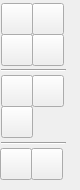
<?xml version="1.0" encoding="UTF-8"?>
<ui version="4.0">
 <class>QG_CadToolBar_WireDef</class>
 <widget class="QWidget" name="QG_CadToolBar_WireDef">
  <property name="geometry">
   <rect>
    <x>0</x>
    <y>0</y>
    <width>80</width>
    <height>190</height>
   </rect>
  </property>
  <property name="windowTitle">
   <string>线切割定义</string>
  </property>
  <widget class="Line" name="line">
   <property name="geometry">
    <rect>
     <x>1</x>
     <y>62</y>
     <width>65</width>
     <height>16</height>
    </rect>
   </property>
   <property name="orientation">
    <enum>Qt::Horizontal</enum>
   </property>
  </widget>
  <widget class="QToolButton" name="btnDelTrance">
   <property name="geometry">
    <rect>
     <x>0</x>
     <y>148</y>
     <width>32</width>
     <height>32</height>
    </rect>
   </property>
   <property name="maximumSize">
    <size>
     <width>32</width>
     <height>32</height>
    </size>
   </property>
   <property name="toolTip">
    <string>轨迹删除 </string>
   </property>
   <property name="text">
    <string/>
   </property>
   <property name="icon">
    <iconset>
     <activeoff>:/extui/delete.png</activeoff>
     <activeon>:/extui/delete_ON.png</activeon>
    </iconset>
   </property>
   <property name="iconSize">
    <size>
     <width>32</width>
     <height>32</height>
    </size>
   </property>
   <property name="checkable">
    <bool>true</bool>
   </property>
   <property name="autoRepeat">
    <bool>false</bool>
   </property>
   <property name="autoExclusive">
    <bool>false</bool>
   </property>
  </widget>
  <widget class="QToolButton" name="btnTDie">
   <property name="geometry">
    <rect>
     <x>32</x>
     <y>3</y>
     <width>32</width>
     <height>32</height>
    </rect>
   </property>
   <property name="maximumSize">
    <size>
     <width>32</width>
     <height>32</height>
    </size>
   </property>
   <property name="toolTip">
    <string>凸模</string>
   </property>
   <property name="text">
    <string/>
   </property>
   <property name="icon">
    <iconset>
     <activeoff>:/extui/TDie.png</activeoff>
     <activeon>:/extui/TDie_ON.png</activeon>
    </iconset>
   </property>
   <property name="iconSize">
    <size>
     <width>32</width>
     <height>32</height>
    </size>
   </property>
   <property name="checkable">
    <bool>true</bool>
   </property>
   <property name="checked">
    <bool>false</bool>
   </property>
   <property name="autoExclusive">
    <bool>false</bool>
   </property>
  </widget>
  <widget class="QToolButton" name="btnCancleAR">
   <property name="geometry">
    <rect>
     <x>1</x>
     <y>106</y>
     <width>32</width>
     <height>32</height>
    </rect>
   </property>
   <property name="maximumSize">
    <size>
     <width>32</width>
     <height>32</height>
    </size>
   </property>
   <property name="toolTip">
    <string>取消指定R</string>
   </property>
   <property name="text">
    <string/>
   </property>
   <property name="icon">
    <iconset>
     <activeoff>:/extui/CancelAR.png</activeoff>
     <activeon>:/extui/CancelAR_ON.png</activeon>
    </iconset>
   </property>
   <property name="iconSize">
    <size>
     <width>32</width>
     <height>32</height>
    </size>
   </property>
   <property name="checkable">
    <bool>true</bool>
   </property>
   <property name="checked">
    <bool>false</bool>
   </property>
   <property name="autoExclusive">
    <bool>false</bool>
   </property>
  </widget>
  <widget class="QToolButton" name="btnDifShape">
   <property name="geometry">
    <rect>
     <x>32</x>
     <y>34</y>
     <width>32</width>
     <height>32</height>
    </rect>
   </property>
   <property name="maximumSize">
    <size>
     <width>32</width>
     <height>32</height>
    </size>
   </property>
   <property name="toolTip">
    <string>上下异形</string>
   </property>
   <property name="text">
    <string/>
   </property>
   <property name="icon">
    <iconset>
     <activeoff>:/extui/DifShape.png</activeoff>
     <activeon>:/extui/DifShape_ON.png</activeon>
    </iconset>
   </property>
   <property name="iconSize">
    <size>
     <width>32</width>
     <height>32</height>
    </size>
   </property>
   <property name="checkable">
    <bool>true</bool>
   </property>
   <property name="checked">
    <bool>false</bool>
   </property>
   <property name="autoExclusive">
    <bool>false</bool>
   </property>
  </widget>
  <widget class="QToolButton" name="btnAssignR">
   <property name="geometry">
    <rect>
     <x>32</x>
     <y>75</y>
     <width>32</width>
     <height>32</height>
    </rect>
   </property>
   <property name="maximumSize">
    <size>
     <width>32</width>
     <height>32</height>
    </size>
   </property>
   <property name="toolTip">
    <string>上下指定R</string>
   </property>
   <property name="text">
    <string/>
   </property>
   <property name="icon">
    <iconset>
     <activeoff>:/extui/AssignR.png</activeoff>
     <activeon>:/extui/AssignR_ON.png</activeon>
    </iconset>
   </property>
   <property name="iconSize">
    <size>
     <width>32</width>
     <height>32</height>
    </size>
   </property>
   <property name="checkable">
    <bool>true</bool>
   </property>
   <property name="checked">
    <bool>false</bool>
   </property>
   <property name="autoExclusive">
    <bool>false</bool>
   </property>
  </widget>
  <widget class="QToolButton" name="btnTaper">
   <property name="geometry">
    <rect>
     <x>1</x>
     <y>75</y>
     <width>32</width>
     <height>32</height>
    </rect>
   </property>
   <property name="maximumSize">
    <size>
     <width>32</width>
     <height>32</height>
    </size>
   </property>
   <property name="toolTip">
    <string>部分锥度</string>
   </property>
   <property name="text">
    <string/>
   </property>
   <property name="icon">
    <iconset>
     <activeoff>:/extui/Taper.png</activeoff>
     <activeon>:/extui/Taper_ON.png</activeon>
    </iconset>
   </property>
   <property name="iconSize">
    <size>
     <width>32</width>
     <height>32</height>
    </size>
   </property>
   <property name="checkable">
    <bool>true</bool>
   </property>
   <property name="checked">
    <bool>false</bool>
   </property>
   <property name="autoExclusive">
    <bool>false</bool>
   </property>
  </widget>
  <widget class="QToolButton" name="btnEditTrance">
   <property name="geometry">
    <rect>
     <x>31</x>
     <y>148</y>
     <width>32</width>
     <height>32</height>
    </rect>
   </property>
   <property name="maximumSize">
    <size>
     <width>32</width>
     <height>32</height>
    </size>
   </property>
   <property name="toolTip">
    <string>轨迹编辑</string>
   </property>
   <property name="text">
    <string/>
   </property>
   <property name="icon">
    <iconset>
     <activeoff>:/extui/edit.png</activeoff>
     <activeon>:/extui/edit_ON.png</activeon>
    </iconset>
   </property>
   <property name="iconSize">
    <size>
     <width>32</width>
     <height>32</height>
    </size>
   </property>
   <property name="checkable">
    <bool>true</bool>
   </property>
   <property name="autoRepeat">
    <bool>false</bool>
   </property>
   <property name="autoExclusive">
    <bool>false</bool>
   </property>
  </widget>
  <widget class="QToolButton" name="bHidden">
   <property name="geometry">
    <rect>
     <x>1</x>
     <y>354</y>
     <width>0</width>
     <height>0</height>
    </rect>
   </property>
   <property name="maximumSize">
    <size>
     <width>0</width>
     <height>0</height>
    </size>
   </property>
   <property name="toolTip">
    <string/>
   </property>
   <property name="text">
    <string/>
   </property>
   <property name="iconSize">
    <size>
     <width>0</width>
     <height>0</height>
    </size>
   </property>
   <property name="checkable">
    <bool>true</bool>
   </property>
   <property name="autoExclusive">
    <bool>true</bool>
   </property>
  </widget>
  <widget class="QToolButton" name="btnDie">
   <property name="geometry">
    <rect>
     <x>1</x>
     <y>3</y>
     <width>32</width>
     <height>32</height>
    </rect>
   </property>
   <property name="maximumSize">
    <size>
     <width>32</width>
     <height>32</height>
    </size>
   </property>
   <property name="toolTip">
    <string>凹模</string>
   </property>
   <property name="text">
    <string/>
   </property>
   <property name="icon">
    <iconset>
     <activeoff>:/extui/Die.png</activeoff>
     <activeon>:/extui/Die_ON.png</activeon>
    </iconset>
   </property>
   <property name="iconSize">
    <size>
     <width>32</width>
     <height>32</height>
    </size>
   </property>
   <property name="checkable">
    <bool>true</bool>
   </property>
   <property name="checked">
    <bool>false</bool>
   </property>
   <property name="autoExclusive">
    <bool>false</bool>
   </property>
  </widget>
  <widget class="Line" name="line_2">
   <property name="geometry">
    <rect>
     <x>1</x>
     <y>135</y>
     <width>65</width>
     <height>16</height>
    </rect>
   </property>
   <property name="orientation">
    <enum>Qt::Horizontal</enum>
   </property>
  </widget>
  <widget class="QToolButton" name="btnOpenShape">
   <property name="geometry">
    <rect>
     <x>1</x>
     <y>34</y>
     <width>32</width>
     <height>32</height>
    </rect>
   </property>
   <property name="maximumSize">
    <size>
     <width>32</width>
     <height>32</height>
    </size>
   </property>
   <property name="toolTip">
    <string>开形状</string>
   </property>
   <property name="text">
    <string/>
   </property>
   <property name="icon">
    <iconset>
     <activeoff>:/extui/OpenShape.png</activeoff>
     <activeon>:/extui/OpenShape_ON.png</activeon>
    </iconset>
   </property>
   <property name="iconSize">
    <size>
     <width>32</width>
     <height>32</height>
    </size>
   </property>
   <property name="checkable">
    <bool>true</bool>
   </property>
   <property name="checked">
    <bool>false</bool>
   </property>
   <property name="autoExclusive">
    <bool>false</bool>
   </property>
  </widget>
 </widget>
 <layoutdefault spacing="6" margin="11"/>
 <resources>
  <include location="../../res/extui/extui.qrc"/>
 </resources>
 <connections/>
</ui>
